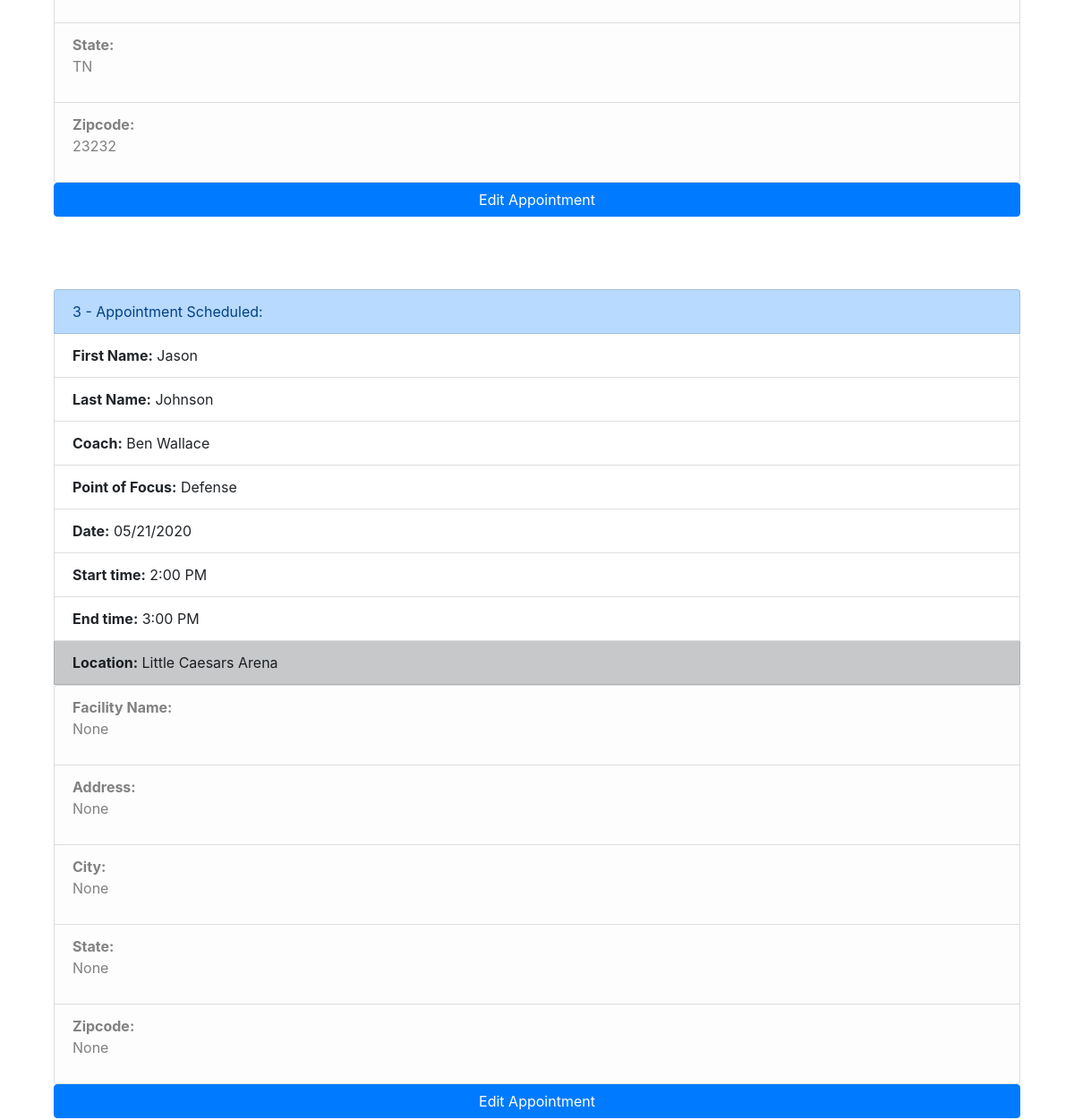
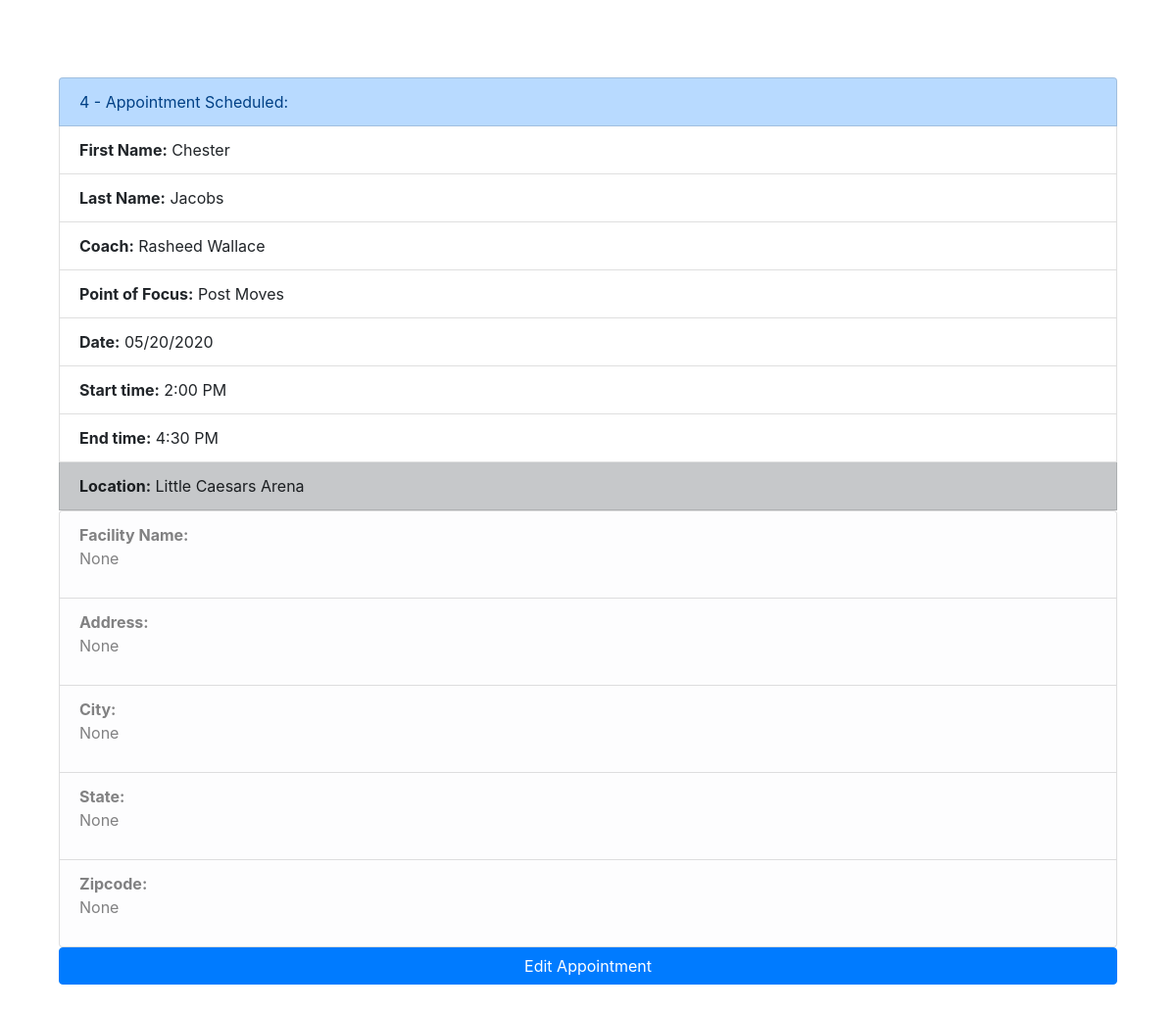
/schedules/ (lower part), run on an earlier commit of the app's database (2 pictures, top to bottom).
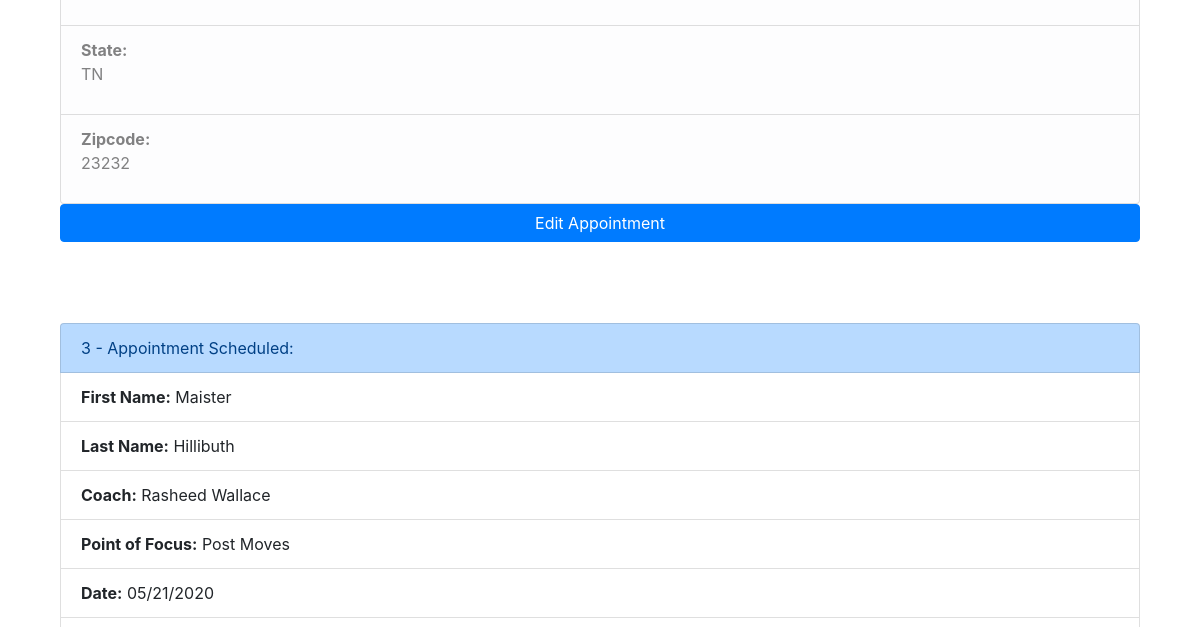
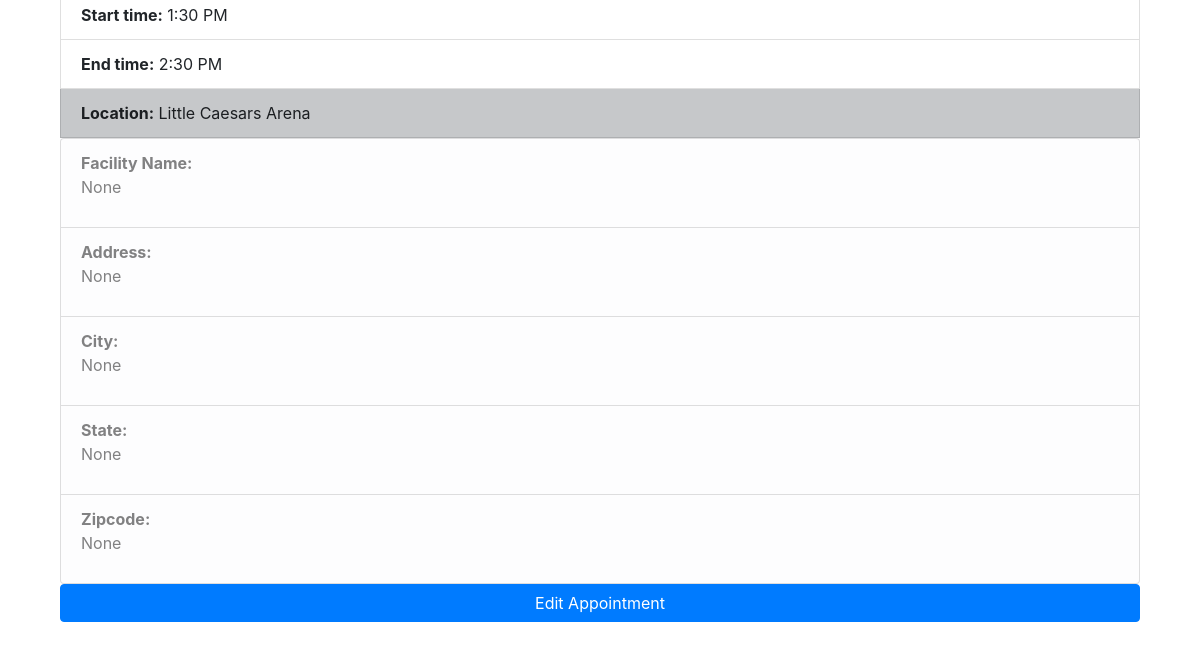
And on a later commit of the database (2 pictures, top to bottom).
### pages/models.py (models this page shows, shortened)
class Time(models.Model):
	first = models.CharField(max_length=200, blank=True, null=True)
	last = models.CharField(max_length=200, blank=True, null=True)
	coach = models.CharField(max_length=200, blank=True, null=True)
	focus = models.CharField(max_length=200, blank=True, null=True)
	date = models.CharField(max_length=200)
	start = models.CharField(max_length=200)
	end = models.CharField(max_length=200)
	location = models.CharField(max_length=200, blank=True, null=True)
	facility = models.CharField(max_length=200, blank=True, null=True)
	address = models.CharField(max_length=200, blank=True, null=True)
	city = models.CharField(max_length=200, blank=True, null=True)
	state = models.CharField(max_length=200, blank=True, null=True)
	zipcode = models.CharField(max_length=200, blank=True, null=True)

### pages/views.py (the view)
# urls.py: path('schedules/', views.schedules, name='schedules'),
def schedules(request):
	all_appointments = Time.objects.all
	return render(request, "about.html", {'all_appointments': all_appointments}) # Passing in all_appointments as all_appointments

### pages/templates/about.html (shortened to what this page needs)
{% extends 'home.html' %}
{% block content %}
	<br>
	<div class="container">
		{% if all_appointments %}
			{% for times in all_appointments %}
			<br>
			<div class="col-sm">
				<ul class="list-group">
					<li class="list-group-item list-group-item-primary">{{ forloop.counter}} - Appointment Scheduled:</li>
					<li class="list-group-item"><strong>First Name:</strong> {{ times.first }}</li>
					<li class="list-group-item"><strong>Last Name:</strong> {{ times.last }}</li>
					<li class="list-group-item"><strong>Coach:</strong> {{ times.coach }}</li>
					<li class="list-group-item"><strong>Point of Focus:</strong> {{ times.focus }}</li>
					<li class="list-group-item"><strong>Date:</strong> {{ times.date }}</li>
					<li class="list-group-item"><strong>Start time:</strong> {{ times.start }}</li>
					<li class="list-group-item"><strong>End time:</strong> {{ times.end }}</li>
					<li class="list-group-item list-group-item-dark" id="locay2"><strong>Location:</strong> {{ times.location }}</li>
						<div id="facilblock">
							<li class="list-group-item list-group-item-light"><strong>Facility Name:</strong><p> {{ times.facility }}</p></li>
							<li class="list-group-item list-group-item-light"><strong>Address:</strong><p class="eaddy"> {{ times.address }}</p></li>
							<li class="list-group-item list-group-item-light"><strong>City:</strong><p class="ecity"> {{ times.city }}</p></li>
							<li class="list-group-item list-group-item-light"><strong>State:</strong><p class="estate"> {{ times.state }}</p></li>
							<li class="list-group-item list-group-item-light"><strong>Zipcode:</strong><p class="ezip"> {{ times.zipcode }}</p></li>
						</div>
					<a href="{% url 'edit' times.id %}" class="btn btn-block btn-primary">Edit Appointment</a>
					<br>
				</ul>
			</div>
			{% endfor %}
		{% endif %}
	</div>
{% endblock %}

What changed in the data, as far as the page shows it:
removed Time: first "Jason", last "Johnson", coach "Ben Wallace", focus "Defense", date "05/21/2020", start "2:00 PM", end "3:00 PM", location "Little Caesars Arena", facility "None", address "None", city "None", state "None", zipcode "None"
removed Time: first "Chester", last "Jacobs", coach "Rasheed Wallace", focus "Post Moves", date "05/20/2020", start "2:00 PM", end "4:30 PM", location "Little Caesars Arena", facility "None", address "None", city "None", state "None", zipcode "None"
added Time: first "Maister", last "Hillibuth", coach "Rasheed Wallace", focus "Post Moves", date "05/21/2020", start "1:30 PM", end "2:30 PM", location "Little Caesars Arena", facility "None", address "None", city "None", state "None", zipcode "None"
